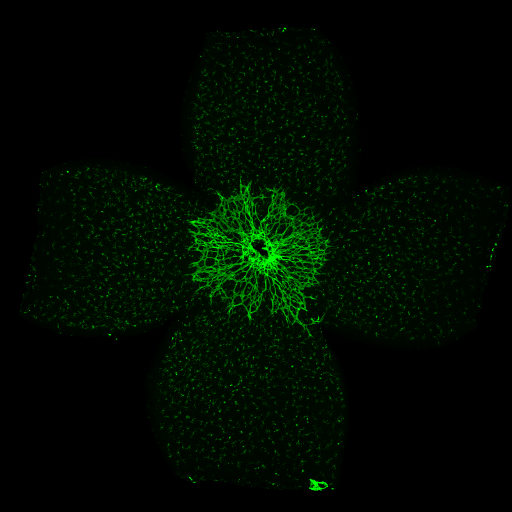
#> input picture data/test_data/p2-from 5-5-2 M.tif, 1024 x 1024 px (shown at 1/2 size)
$ python -i pre_processing.py   (imports and definitions only)
#> lines starting #> are read from the running program, lines starting #| are printed output that depends on the picture
import numpy as np
from PIL import Image
import cv2

from help_functions import *


#My pre processing (use for both training and testing!)
def my_PreProc(data):
    assert(len(data.shape)==4)
    assert (data.shape[1]==3)  #Use the original images
    #black-white conversion
    train_imgs = rgb2gray(data)
    #my preprocessing:
    train_imgs = dataset_normalized(train_imgs)
    train_imgs = clahe_equalized(train_imgs)
    train_imgs = adjust_gamma(train_imgs, 1.2)
    train_imgs = denoise(train_imgs)

    train_imgs = train_imgs/255.  #reduce to 0-1 range
    return train_imgs

#==== histogram equalization
# [57 lines left out: functions histo_equalized, clahe_equalized, dataset_normalized, adjust_gamma, denoise, not called in this run]

>>> import cv2
>>> picture = cv2.imread('../data/test_data/p2-from 5-5-2 M.tif', cv2.IMREAD_GRAYSCALE)
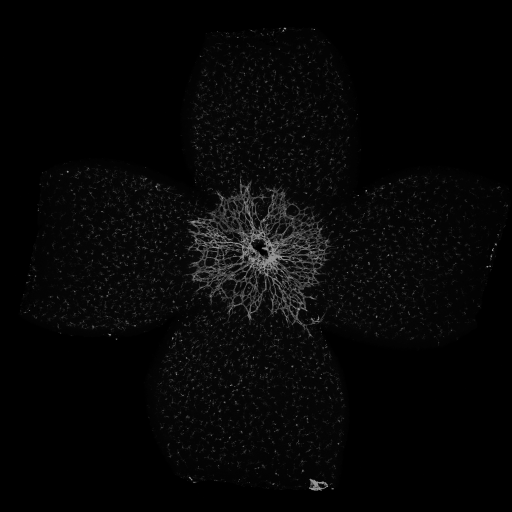
#> picture: shape (1024, 1024) (shown at 1/2 size); min 0, max 150, mean 6.3
#> (the run stopped early here; a loop or call above may not have finished)

$ run again, on data/test_data/p3-from 5-5-2 M.tif
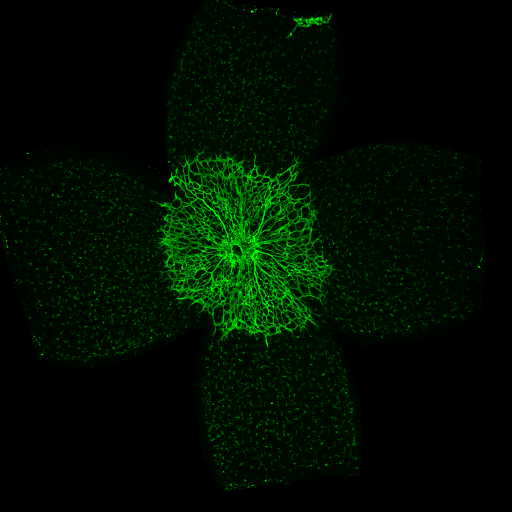
#> input picture data/test_data/p3-from 5-5-2 M.tif, 1024 x 1024 px (shown at 1/2 size)
#> `picture = cv2.imread('../data/test_data/p2-from 5-5-2 M.tif', cv2.IMRE..`:
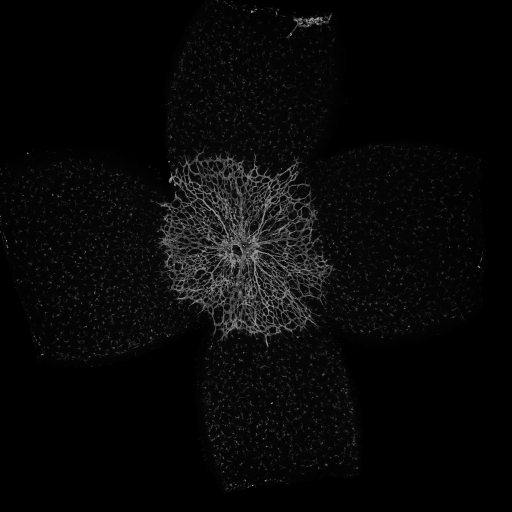
#> picture: shape (1024, 1024) (shown at 1/2 size); min 0, max 150, mean 8.2

$ run again, on data/test_data/p4-from 5-5-2 M.tif
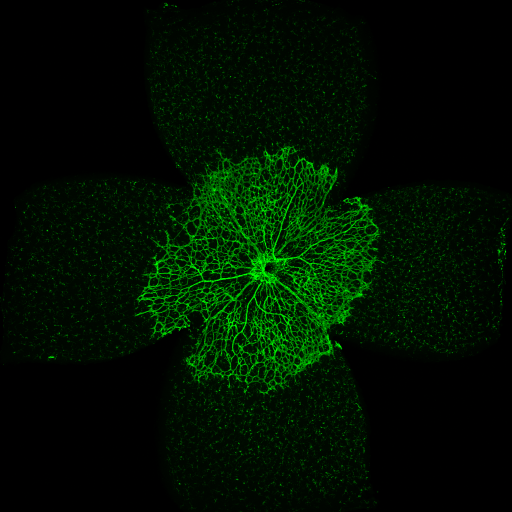
#> input picture data/test_data/p4-from 5-5-2 M.tif, 1024 x 1024 px (shown at 1/2 size)
#> `picture = cv2.imread('../data/test_data/p2-from 5-5-2 M.tif', cv2.IMRE..`:
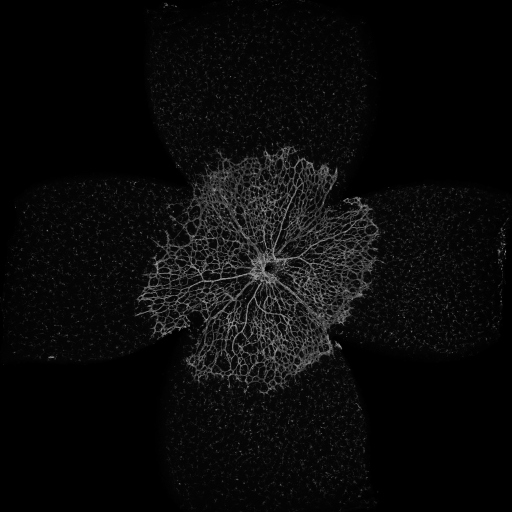
#> picture: shape (1024, 1024) (shown at 1/2 size); min 0, max 150, mean 10.2
